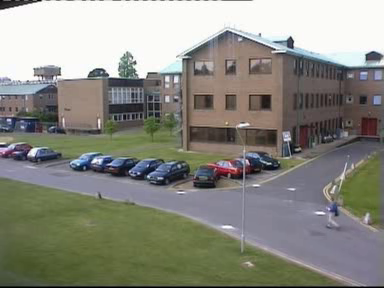
#> input picture frame 97 of CVLab8/school.avi, 384 x 288 px
$ python 3.py
#> lines starting #> are read from the running program, lines starting #| are printed output that depends on the picture; after the words box and inside, x2 and y2 are one past the last pixel; in counts of white or black regions, pixels touching at a corner belong together
import cv2 as cv

filename = "./school.avi"
video = cv.VideoCapture(filename)
mog = cv.createBackgroundSubtractorMOG2()
fps = video.get(cv.CAP_PROP_FPS)
size =(int(video.get(cv.CAP_PROP_FRAME_WIDTH)), int(video.get(cv.CAP_PROP_FRAME_HEIGHT)))
doublesize =(int(video.get(cv.CAP_PROP_FRAME_WIDTH)) * 2, int(video.get(cv.CAP_PROP_FRAME_HEIGHT)))
out_fps = fps  # 输出文件的帧率
fourcc = cv.VideoWriter_fourcc('M', 'P', '4', '2')
out = cv.VideoWriter('school_bkg.avi', fourcc, out_fps, doublesize)

while video.isOpened():
    print('Reading.')

    # 读取下一帧
    (ret, frame) = video.read()
#> frame is the input picture: shape (288, 384, 3); mean B, G, R 129.2, 138.1, 138

    # 如果不能抓取到一帧，说明我们到了视频的结尾
    if not ret:
        break
    fgmask = mog.apply(frame)
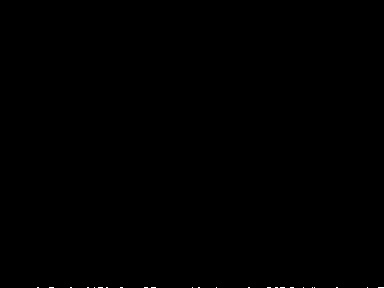
#> fgmask: shape (288, 384); values 127 (black) and 255 (white), 0.06% white in thin lines or dots, all inside (x1, y1, x2, y2) = (37, 287, 384, 288)
    fgmask = cv.threshold(fgmask, 250, 255, cv.THRESH_BINARY)[1]
    fgmask = cv.cvtColor(fgmask, cv.COLOR_GRAY2BGR)

    # 显示当前帧
    cv.imshow('frame', fgmask)
    result = cv.hconcat([frame, fgmask])
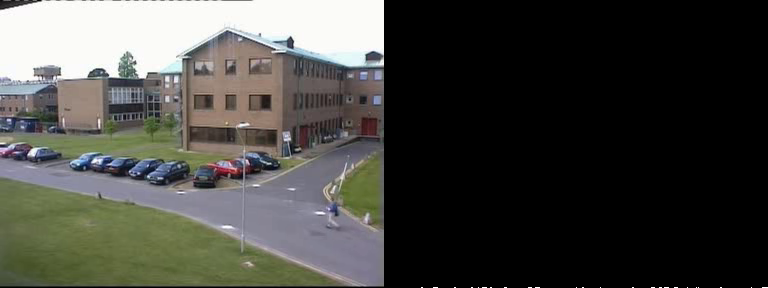
#> result: shape (288, 768, 3); mean B, G, R 64.7, 69.1, 69.1

    # 保存视频
    out.write(result)

out.release()
video.release()
cv.destroyAllWindows()

$ run again, starting later in the video
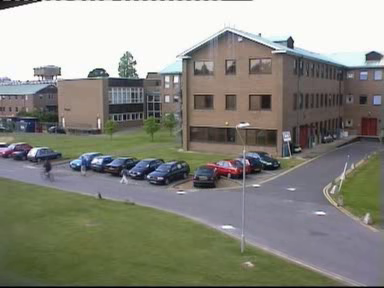
#> input picture frame 436 of CVLab8/school.avi, 384 x 288 px
#> frame is the input picture: shape (288, 384, 3); mean B, G, R 128.6, 137.9, 137.7
#> `result = cv.hconcat([frame, fgmask])`:
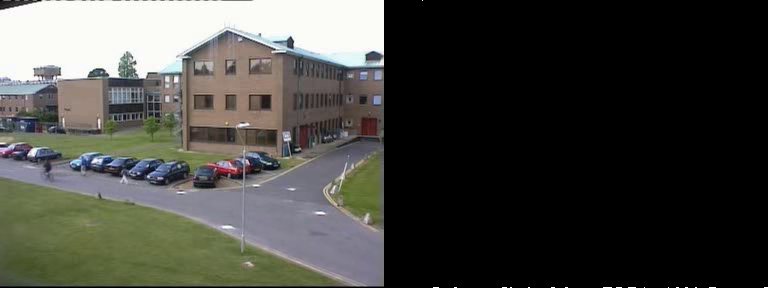
#> result: shape (288, 768, 3); mean B, G, R 64.4, 69, 68.9

$ run again, starting later in the video
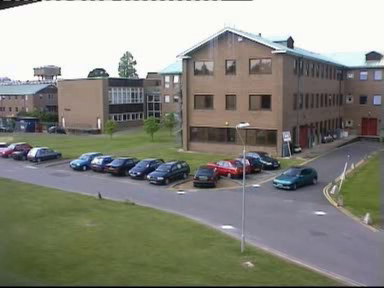
#> input picture frame 776 of CVLab8/school.avi, 384 x 288 px
#> frame is the input picture: shape (288, 384, 3); mean B, G, R 128.5, 137.7, 137.3
#> `result = cv.hconcat([frame, fgmask])`:
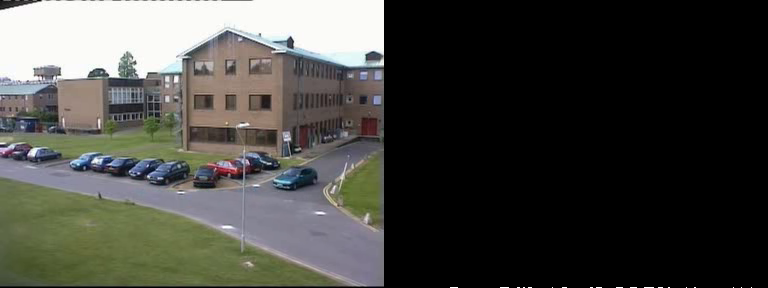
#> result: shape (288, 768, 3); mean B, G, R 64.3, 68.9, 68.7
